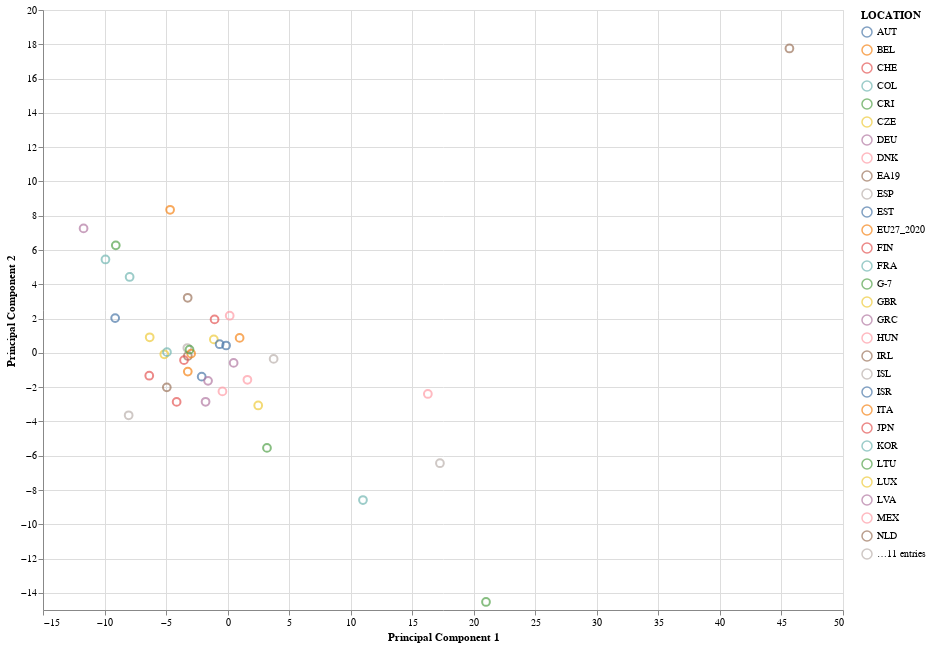

Write notebook code for a chart like this one.
### Code cell
# Now, we will create a 2D scatter plot using the two principal components and color each point by its location.
scatter_plot_PCA = alt.Chart(components_df_PCA).mark_point(size=60).encode(
    alt.X('PC1:Q', title='Principal Component 1'),
    alt.Y('PC2:Q', title='Principal Component 2'),
    color='LOCATION:N',
    tooltip=['LOCATION:N', 'PC1:Q', 'PC2:Q']
).properties(
    width=800,
    height=600
)

# Display the chart
scatter_plot_PCA.display()

### Figure 1 — Vega-Lite specification as saved in the notebook (floating-point values rounded to 4 significant figures)
{"config": {"view": {"continuousWidth": 300, "continuousHeight": 300}}, "data": {"name": "data-ad5579f18542a15d4e2a9e600619ba84"}, "mark": {"type": "point", "size": 60}, "encoding": {"color": {"field": "LOCATION", "type": "nominal"}, "tooltip": [{"field": "LOCATION", "type": "nominal"}, {"field": "PC1", "type": "quantitative"}, {"field": "PC2", "type": "quantitative"}], "x": {"field": "PC1", "title": "Principal Component 1", "type": "quantitative"}, "y": {"field": "PC2", "title": "Principal Component 2", "type": "quantitative"}}, "height": 600, "width": 800, "$schema": "https://vega.github.io/schema/vega-lite/v5.16.3.json", "datasets": {"data-ad5579f18542a15d4e2a9e600619ba84": [{"PC1": -2.106, "PC2": -1.387, "LOCATION": "AUT"}, {"PC1": -4.673, "PC2": 8.346, "LOCATION": "BEL"}, {"PC1": -6.367, "PC2": -1.331, "LOCATION": "CHE"}, {"PC1": 11.0, "PC2": -8.587, "LOCATION": "COL"}, {"PC1": 3.198, "PC2": -5.545, "LOCATION": "CRI"}, {"PC1": -5.144, "PC2": -0.08346, "LOCATION": "CZE"}, {"PC1": -1.59, "PC2": -1.632, "LOCATION": "DEU"}, {"PC1": -0.4202, "PC2": -2.248, "LOCATION": "DNK"}, {"PC1": -3.231, "PC2": -0.1804, "LOCATION": "EA19"}, {"PC1": -3.272, "PC2": 0.2801, "LOCATION": "ESP"}, {"PC1": -0.1223, "PC2": 0.4292, "LOCATION": "EST"}, {"PC1": -2.964, "PC2": -0.04753, "LOCATION": "EU27_2020"}, {"PC1": -3.543, "PC2": -0.424, "LOCATION": "FIN"}, {"PC1": -4.928, "PC2": 0.04172, "LOCATION": "FRA"}, {"PC1": -3.095, "PC2": 0.187, "LOCATION": "G-7"}, {"PC1": -1.12, "PC2": 0.7853, "LOCATION": "GBR"}, {"PC1": -11.7, "PC2": 7.26, "LOCATION": "GRC"}, {"PC1": 0.1693, "PC2": 2.165, "LOCATION": "HUN"}, {"PC1": -4.941, "PC2": -2.012, "LOCATION": "IRL"}, {"PC1": -8.04, "PC2": -3.643, "LOCATION": "ISL"}, {"PC1": -9.137, "PC2": 2.028, "LOCATION": "ISR"}, {"PC1": -3.235, "PC2": -1.092, "LOCATION": "ITA"}, {"PC1": -4.143, "PC2": -2.861, "LOCATION": "JPN"}, {"PC1": -9.925, "PC2": 5.449, "LOCATION": "KOR"}, {"PC1": -9.085, "PC2": 6.271, "LOCATION": "LTU"}, {"PC1": 2.485, "PC2": -3.068, "LOCATION": "LUX"}, {"PC1": 0.4888, "PC2": -0.5864, "LOCATION": "LVA"}, {"PC1": 16.27, "PC2": -2.398, "LOCATION": "MEX"}, {"PC1": -3.244, "PC2": 3.213, "LOCATION": "NLD"}, {"PC1": 3.739, "PC2": -0.3532, "LOCATION": "NOR"}, {"PC1": -0.6482, "PC2": 0.5025, "LOCATION": "OECD"}, {"PC1": 0.9751, "PC2": 0.8708, "LOCATION": "OECDE"}, {"PC1": -1.06, "PC2": 1.952, "LOCATION": "POL"}, {"PC1": -7.962, "PC2": 4.428, "LOCATION": "PRT"}, {"PC1": 20.99, "PC2": -14.53, "LOCATION": "RUS"}, {"PC1": -6.33, "PC2": 0.9078, "LOCATION": "SVK"}, {"PC1": -1.791, "PC2": -2.856, "LOCATION": "SVN"}, {"PC1": 1.607, "PC2": -1.571, "LOCATION": "SWE"}, {"PC1": 45.65, "PC2": 17.75, "LOCATION": "TUR"}, {"PC1": 17.25, "PC2": -6.436, "LOCATION": "ZAF"}]}}
